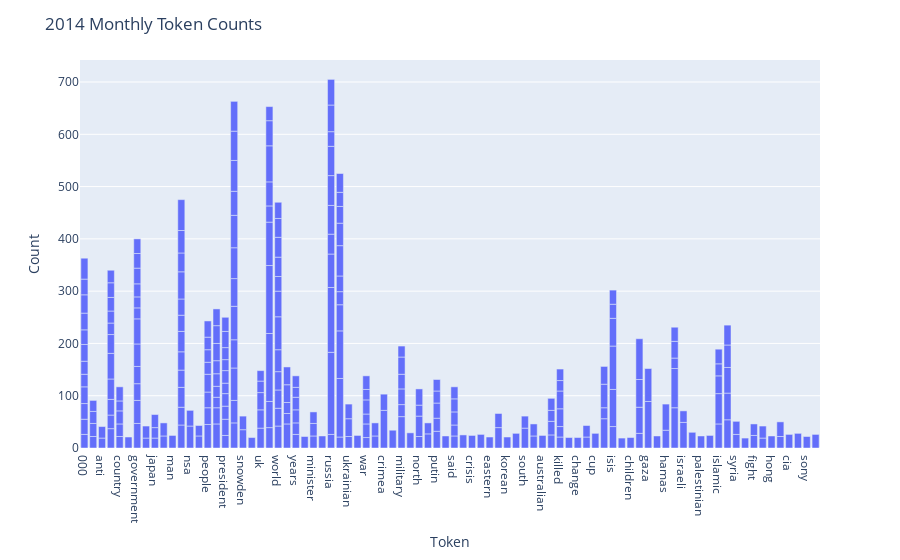

Notebook cell for this chart:
### Code cell
fig = px.bar(top25_token_by_year_month, x='Token', y='Count')
fig.update_layout(title_text='2014 Monthly Token Counts')
fig.show()

### Figure 1 — Plotly figure (JSON) as saved in the notebook; plotly's stock layout.template omitted (floating-point values rounded to 4 significant figures; data arrays with more than 128 entries replaced by an {"elided": "..."} marker saying what was removed)
{"data": [{"alignmentgroup": "True", "hoverlabel": {"namelength": 0}, "hovertemplate": "Token=%{x}<br>Count=%{y}", "legendgroup": "", "marker": {"color": "#636efa"}, "name": "", "offsetgroup": "", "orientation": "v", "showlegend": false, "textposition": "auto", "type": "bar", "x": {"elided": "300 str values"}, "xaxis": "x", "y": {"elided": "300 int values"}, "yaxis": "y"}], "layout": {"barmode": "relative", "legend": {"tracegroupgap": 0}, "margin": {"t": 60}, "title": {"text": "2014 Monthly Token Counts"}, "xaxis": {"anchor": "y", "domain": [0, 1], "title": {"text": "Token"}}, "yaxis": {"anchor": "x", "domain": [0, 1], "title": {"text": "Count"}}}}
